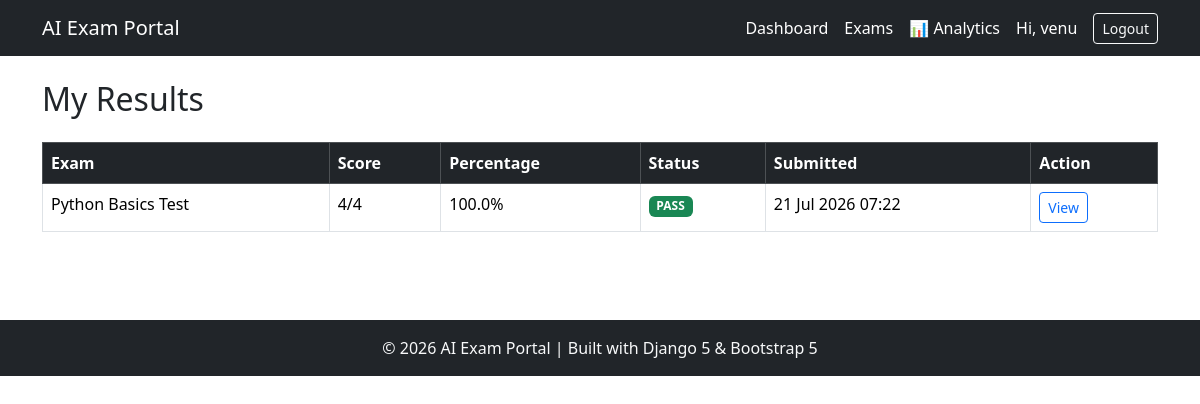
The page /exams/results/ (signed in) on the database its author committed.
### exams/models.py (models this page shows, shortened)
class ExamAttempt(models.Model):
    student = models.ForeignKey(
        User,
        on_delete=models.CASCADE,
        related_name="exam_attempts"
    )
    exam = models.ForeignKey(
        Exam,
        on_delete=models.CASCADE,
        related_name="attempts"
    )
    started_at = models.DateTimeField(
        auto_now_add=True
    )
    submitted_at = models.DateTimeField(
        null=True,
        blank=True
    )
    score = models.PositiveIntegerField(
        default=0
    )
    total_marks = models.PositiveIntegerField(
        default=0
    )
    is_submitted = models.BooleanField(
        default=False
    )
    class Meta:
        ordering = ['-started_at']
        constraints = [
            models.UniqueConstraint(
                fields=[
                    'student',
                    'exam'
                ],
                condition=Q(
                    is_submitted=True
                ),
                name="unique_submitted_attempt"
            )
        ]
    @property
    def percentage(self):
        if self.total_marks == 0:
            return 0
        return round(
            (self.score / self.total_marks) * 100,
            2
        )

class Exam(models.Model):
    DIFFICULTY_CHOICES = [
        ('Easy', 'Easy'),
        ('Medium', 'Medium'),
        ('Hard', 'Hard'),
    ]
    title = models.CharField(max_length=200)
    subject = models.CharField(max_length=100)
    description = models.TextField(blank=True)
    duration_minutes = models.PositiveIntegerField(default=30)
    difficulty = models.CharField(
        max_length=10,
        choices=DIFFICULTY_CHOICES
    )
    created_by = models.ForeignKey(
        User,
        on_delete=models.CASCADE
    )
    created_at = models.DateTimeField(
        auto_now_add=True
    )
    class Meta:
        ordering = ['-created_at']

### exams/views.py (the view)
class ResultListView(LoginRequiredMixin,View):
    template_name="exams/result_list.html"
    def get(self,request):
        attempts = ExamAttempt.objects.filter(
            student=request.user,
            is_submitted=True
        ).select_related(
            "exam"
        )
        return render(
            request,
            self.template_name,
            {
                "attempts":attempts
            }
        )

### templates/exams/result_list.html (shortened to what this page needs)
{% extends 'base.html' %}
{% block content %}
<h2 class="mb-4">My Results</h2>
<table class="table table-bordered table-hover">
    <thead class="table-dark">
        <tr>
            <th>Exam</th>
            <th>Score</th>
            <th>Percentage</th>
            <th>Status</th>
            <th>Submitted</th>
            <th>Action</th>
        </tr>
    </thead>
    <tbody>
        {% for attempt in attempts %}
            <tr>
                <td>{{ attempt.exam.title }}</td>
                <td>{{ attempt.score }}/{{ attempt.total_marks }}</td>
                <td>{{ attempt.percentage }}%</td>
                <td>
                    {% if attempt.percentage >= 40 %}
                        <span class="badge bg-success">PASS</span>
                    {% else %}
                        <span class="badge bg-danger">FAIL</span>
                    {% endif %}
                </td>
                <td>{{ attempt.submitted_at|date:"d M Y H:i" }}</td>
                <td>
                    <a href="{% url 'result_detail' attempt.id %}"
                       class="btn btn-sm btn-outline-primary">
                        View
                    </a>
                </td>
            </tr>
        {% empty %}
            <tr>
                <td colspan="6" class="text-center">
                    No results found.
                </td>
            </tr>
        {% endfor %}
    </tbody>
</table>
{% endblock %}

### templates/base.html (shortened to what this page needs)
<!DOCTYPE html>
<html lang="en">
<head>
    <link href="https://cdn.jsdelivr.net/npm/bootstrap@5.3.3/dist/css/bootstrap.min.css" rel="stylesheet">
    <link rel="stylesheet"
          href="https://cdn.jsdelivr.net/npm/bootstrap-icons@1.11.3/font/bootstrap-icons.min.css">
</head>
<body>
<nav class="navbar navbar-expand-lg navbar-dark bg-dark">
    <div class="container">
        <a class="navbar-brand" href="/">AI Exam Portal</a>
        <div class="ms-auto d-flex align-items-center gap-3">
            <a href="{% url 'dashboard' %}" class="text-white text-decoration-none">Dashboard</a>
            <a href="{% url 'exam_list' %}" class="text-white text-decoration-none">Exams</a>
            <a href="{% url 'performance_analytics' %}" class="text-white text-decoration-none">📊 Analytics</a>
            {% if user.is_authenticated %}
                <span class="text-white">Hi, {{ user.username }}</span>
                <form method="post" action="{% url 'logout' %}" class="d-inline">
                    <button type="submit" class="btn btn-outline-light btn-sm">
                        Logout
                    </button>
                </form>
            {% else %}
                <a href="{% url 'login' %}" class="btn btn-outline-light btn-sm">Login</a>
                <a href="{% url 'register' %}" class="btn btn-light btn-sm">Register</a>
            {% endif %}
        </div>
    </div>
</nav>
<div class="container py-4">
    {% block content %}{% endblock %}
</div>
<footer class="bg-dark text-light text-center py-3 mt-5">
    <p class="mb-0">
        © 2026 AI Exam Portal | Built with Django 5 & Bootstrap 5
    </p>
</footer>
</body>
</html>

### rows shown on the page
ExamAttempt: exam "Python Basics Test", score "4", total_marks "4", percentage "100.0", shows "PASS", submitted_at "21 Jul 2026 07:22"

### other values the page prints
{{ user.username }} "venu"
